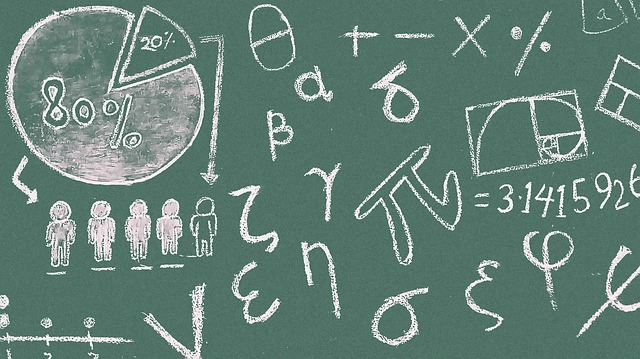
#> input picture images/math-1500720_640.jpg, 640 x 359 px, found by its file name
$ python padding.py
#> lines starting #> are read from the running program, lines starting #| are printed output that depends on the picture
import cv2

pathToImage = 'images\\math-1500720_640.jpg'
# Load image
image = cv2.imread(pathToImage)
#> image is the input picture: shape (359, 640, 3); mean B, G, R 119.7, 129, 101.2

if image is None:
    print("Image not found!")
    exit()

# Add black border
black_border = cv2.copyMakeBorder(
    image,
    50,  # Top
    50,  # Bottom
    50,  # Left
    50,  # Right
    cv2.BORDER_CONSTANT,
    value=(0, 0, 0)
)
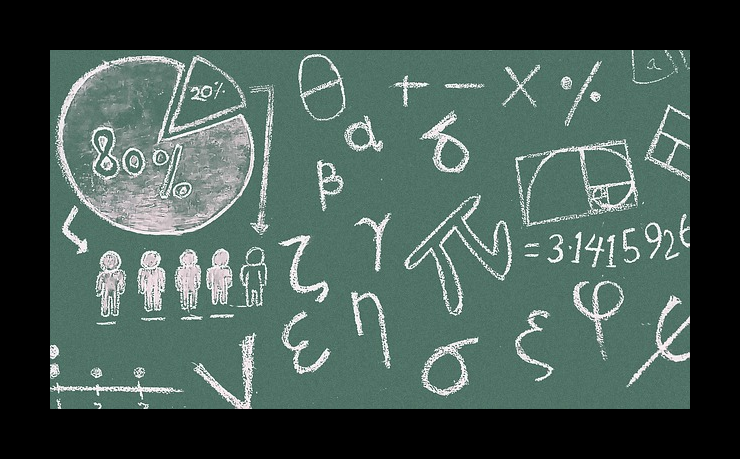
#> black_border: shape (459, 740, 3); mean B, G, R 81, 87.3, 68.5

# Display
cv2.imshow("Original Image", image)
cv2.imshow("Black Border", black_border)

cv2.waitKey(0)
cv2.destroyAllWindows()
